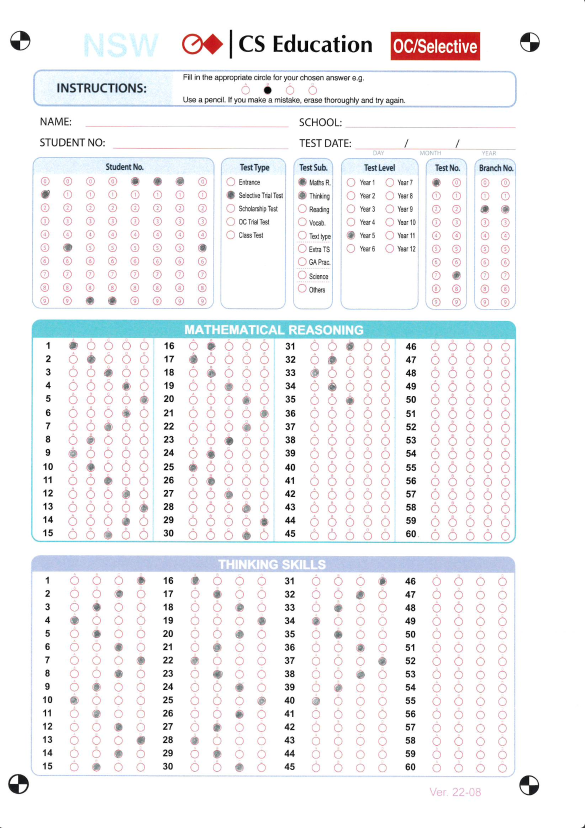
#> input picture images/Math-Thinking-NSW.jpeg, 1170 x 1656 px, found by its file name (shown at 1/2 size)
$ python pr_08.py
#> lines starting #> are read from the running program, lines starting #| are printed output that depends on the picture; after the words box and inside, x2 and y2 are one past the last pixel; in counts of white or black regions, pixels touching at a corner belong together
import cv2
import numpy as np

def sortTopToBottom(contour):
    return cv2.boundingRect(np.array(contour))[1]

def sortLeftToRight(contour):
    return cv2.boundingRect(np.array(contour))[0]

def sort_contour(contours, from_idx, to_idx, sortOrder):
    if sortOrder == "top-to-bottom":
        contours[from_idx:to_idx] = sorted(contours[from_idx:to_idx], key=sortTopToBottom)
    elif sortOrder == "left-to-right":
        contours[from_idx:to_idx] = sorted(contours[from_idx:to_idx], key=sortLeftToRight)

image_path = '/mnt/data/Math-Thinking-NSW.jpeg'
image = cv2.imread(image_path, cv2.IMREAD_GRAYSCALE)
#> image: shape (1656, 1170); min 0, max 255, mean 242.7

# Image preprocessing
blurred = cv2.GaussianBlur(image, (5, 5), 0)
thresh = cv2.adaptiveThreshold(blurred, 255, cv2.ADAPTIVE_THRESH_GAUSSIAN_C, cv2.THRESH_BINARY_INV, 11, 2)
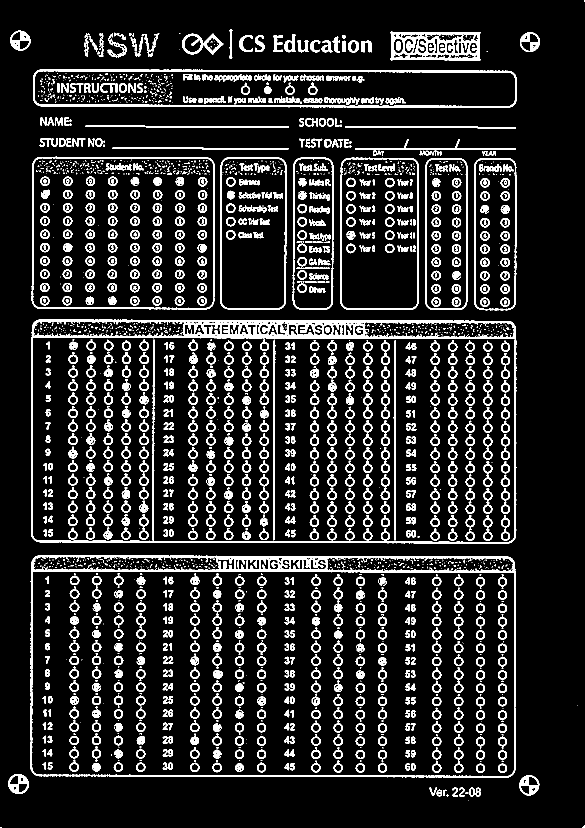
#> thresh: shape (1656, 1170) (shown at 1/2 size); 12.8% white; 2791 white regions (1530 under 20 px), largest, box (x1, y1, x2, y2) and area: (62, 639, 1033, 1087) 20546, (61, 1110, 1031, 1555) 17038, (66, 139, 1034, 216) 7493
kernel = np.ones((2, 2), np.uint8)
morphed = cv2.morphologyEx(thresh, cv2.MORPH_CLOSE, kernel)
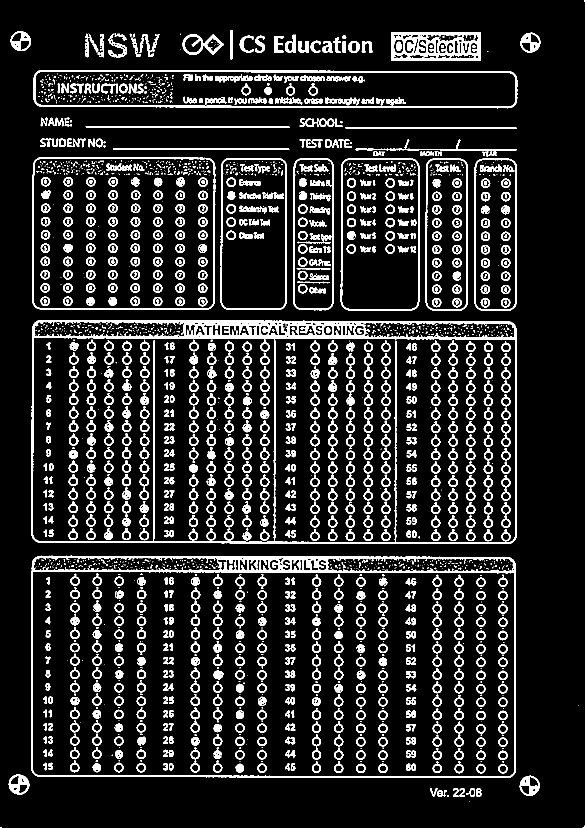
#> morphed: shape (1656, 1170) (shown at 1/2 size); 13% white; 2504 white regions (1304 under 20 px)

contours, hierarchy = cv2.findContours(morphed, cv2.RETR_CCOMP, cv2.CHAIN_APPROX_SIMPLE)
#> contours = 3718 contours, 1795 with area under 20; largest, box (x1, y1, x2, y2) and area: (63, 640, 1034, 1088) 430249, (62, 1111, 1032, 1556) 426764, (64, 1143, 1030, 1554) 392835, (65, 675, 550, 1085) 195000, (548, 677, 1031, 1086) 194492

contours_poly = [None] * len(contours)
#> contours_poly = 3718 items
questionCnt = []

block_info = {
    'name': 'Answer_1',
    'type': 'ANSWER',
    'marking_direction': 'H',
    'Group': 'Math',
    'StartingQuestion': '1',
    'items': ['1', '2', '3', '4', '5'],
    'x': 131,
    'y': 675,
    'width': 175,
    'height': 410,
    'num_of_question': 15,
    'num_of_selection': 5,
    'selection_starting_number': 1,
    'Item_type': 'num'
}

NoOfChoice = block_info['num_of_selection']
recognitionValue = 100

for i in range(len(contours)):
    contours_poly[i] = cv2.approxPolyDP(contours[i], 0.1, True)
    rect = cv2.boundingRect(contours[i])
    w = rect[2]
    h = rect[3]
    ar = w / h

    if hierarchy[0][i][3] == -1 and w >= 13 and h >= 13 and 0.7 < ar < 1.3:
        questionCnt.append(contours_poly[i])
#> this loop made 3718 passes
#> (rect, w, h, ar) on passes 1 to 3: ((0, 1655, 4, 1), 4, 1, 4), ((1165, 1651, 5, 5), 5, 5, 1), ((938, 1602, 1, 1), 1, 1, 1)
#> after the loop, contours_poly has the same summary as contours; questionCnt = 718 contours; largest, box (x1, y1, x2, y2) and area: (64, 314, 431, 620) 110177, (17, 1549, 59, 1589) 1253, (21, 62, 62, 102) 1216, (1039, 1551, 1080, 1592) 1214, (1041, 65, 1081, 105) 1196

sort_contour(questionCnt, 0, len(questionCnt), "top-to-bottom")
for i in range(0, len(questionCnt), NoOfChoice):
    sort_contour(questionCnt, i, i + NoOfChoice, "left-to-right")
#> this loop made 144 passes
#> i on passes 2 to 13: 5, 10, 15, 20, 25, 30, 35, 40, 45, 50, 55, 60

x, y, w, h = block_info['x'], block_info['y'], block_info['width'], block_info['height']
block_image = image[y:y+h, x:x+w]
block_thresh = cv2.adaptiveThreshold(block_image, 255, cv2.ADAPTIVE_THRESH_GAUSSIAN_C, cv2.THRESH_BINARY_INV, 11, 2)
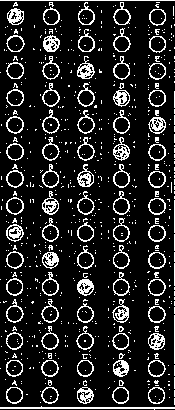
#> block_thresh: shape (410, 175); 14.4% white in thin lines or dots
block_morphed = cv2.morphologyEx(block_thresh, cv2.MORPH_CLOSE, kernel)
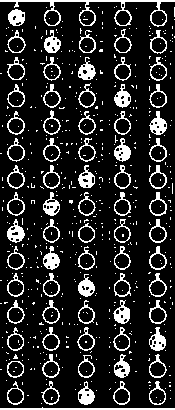
#> block_morphed: shape (410, 175); 15.6% white; 596 white regions (523 under 20 px)
block_contours, _ = cv2.findContours(block_morphed, cv2.RETR_EXTERNAL, cv2.CHAIN_APPROX_SIMPLE)
#> block_contours = 538 contours, 465 with area under 20; largest, box (x1, y1, x2, y2) and area: (0, 0, 175, 27) 1098, (149, 192, 167, 216) 242, (149, 246, 167, 270) 240, (7, 57, 25, 80) 240, (149, 219, 167, 243) 240

block_questionCnt = []
for contour in block_contours:
    rect = cv2.boundingRect(contour)
    w, h = rect[2], rect[3]
    ar = w / h

    if w >= 13 and h >= 13 and 0.7 < ar < 1.3:
        block_questionCnt.append(contour)
#> this loop made 538 passes
#> (rect, w, h, ar) on passes 1 to 3: ((0, 407, 175, 3), 175, 3, 58.33), ((41, 403, 1, 1), 1, 1, 1), ((170, 398, 1, 1), 1, 1, 1)

sort_contour(block_questionCnt, 0, len(block_questionCnt), "top-to-bottom")
for i in range(0, len(block_questionCnt), NoOfChoice):
    sort_contour(block_questionCnt, i, i + NoOfChoice, "left-to-right")
#> this loop made 14 passes

testerAnswer1 = {}
num_of_question = block_info['num_of_question']

for i in range(0, min(len(block_questionCnt), num_of_question * NoOfChoice), NoOfChoice):
    maxPixel = 0
    answerKey = 0

    for j in range(NoOfChoice):
        idx = i + j
        if idx >= len(block_questionCnt):
            break

        mask = np.zeros(block_morphed.shape, dtype=np.uint8)
        cv2.drawContours(mask, block_questionCnt, i + j, 255, -1)
        mask = cv2.bitwise_and(mask, block_morphed)

        if cv2.countNonZero(mask) > maxPixel:
            maxPixel = cv2.countNonZero(mask)
            answerKey = j

    if maxPixel < recognitionValue:
      answerKey = NoOfChoice

    testerAnswer1[i // NoOfChoice] = answerKey + 1  # +1 to make it 1-indexed
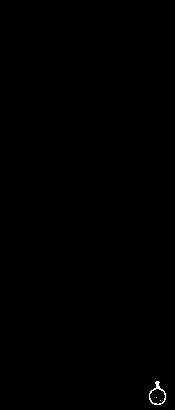
#> mask: shape (410, 175); 0.14% white in thin lines or dots, all inside (x1, y1, x2, y2) = (149, 381, 166, 405)

visualized_block_image = cv2.cvtColor(block_image, cv2.COLOR_GRAY2BGR)
for i, contour in enumerate(block_questionCnt):
    if i // NoOfChoice in testerAnswer1:
        if testerAnswer1[i // NoOfChoice] == (i % NoOfChoice) + 1:
            cv2.drawContours(visualized_block_image, [contour], -1, (0, 255, 0), 2)
#> this loop made 70 passes
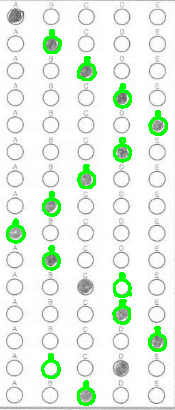
#> visualized_block_image: shape (410, 175, 3); mean B, G, R 232.4, 243.2, 232.4

h, w = visualized_block_image.shape[:2]
visualized_image_combined = cv2.cvtColor(image, cv2.COLOR_GRAY2BGR)
visualized_image_combined[y:y+h, x:x+w] = visualized_block_image
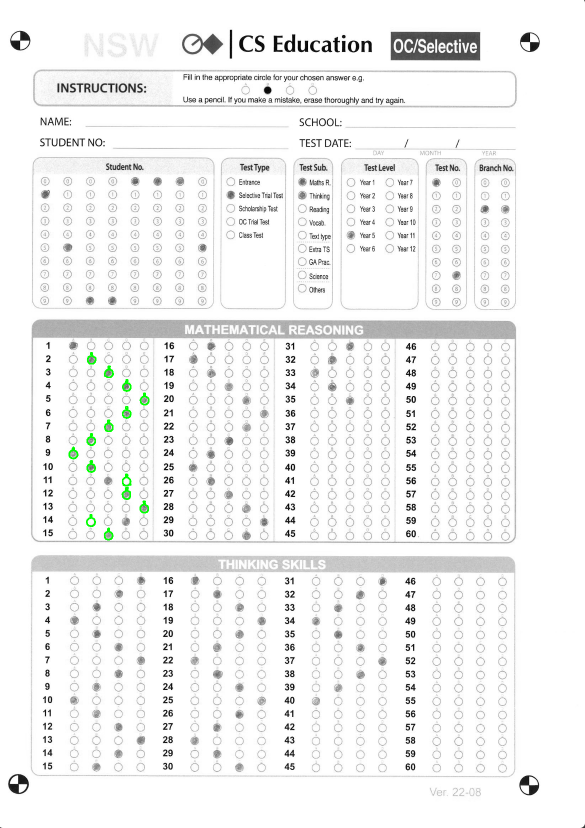
#> visualized_image_combined: shape (1656, 1170, 3) (shown at 1/2 size); mean B, G, R 242.3, 242.7, 242.3
